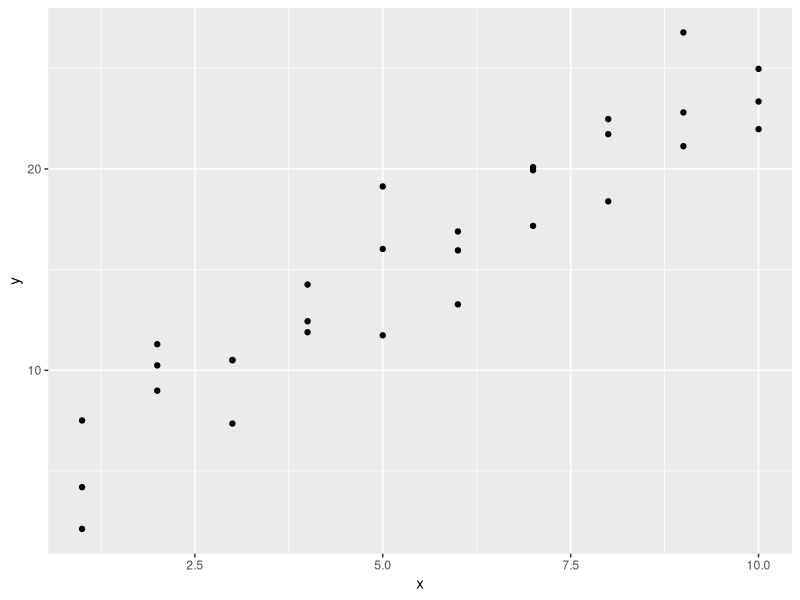
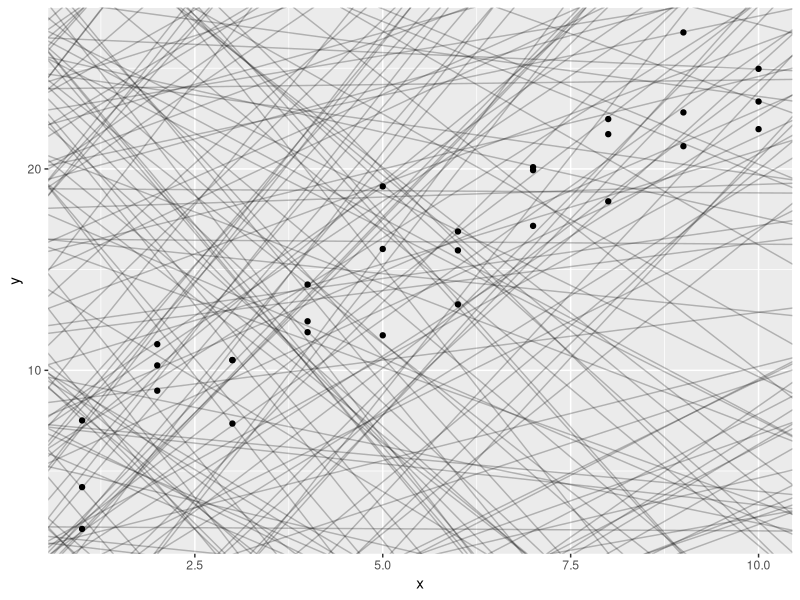
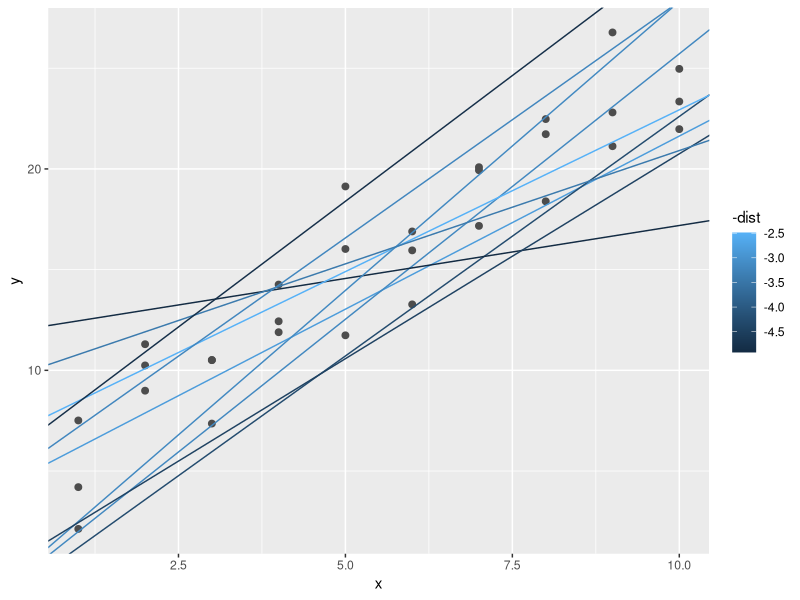
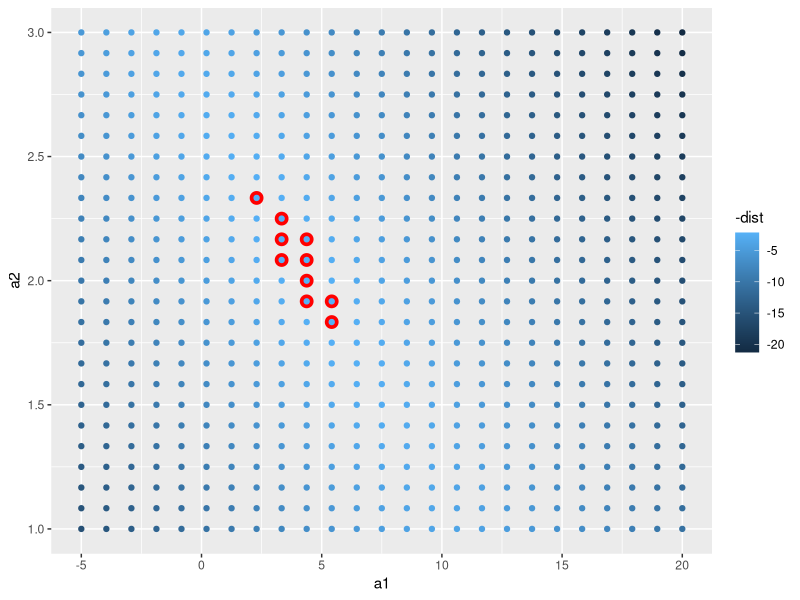
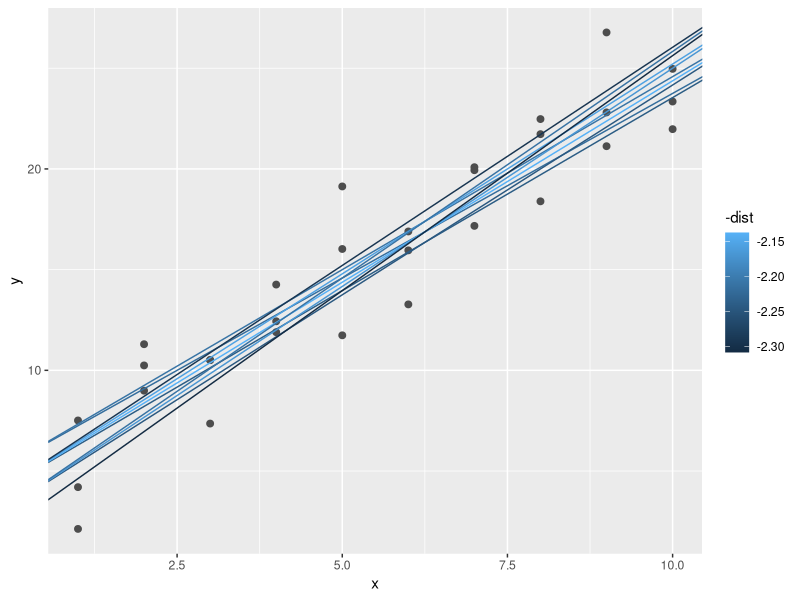
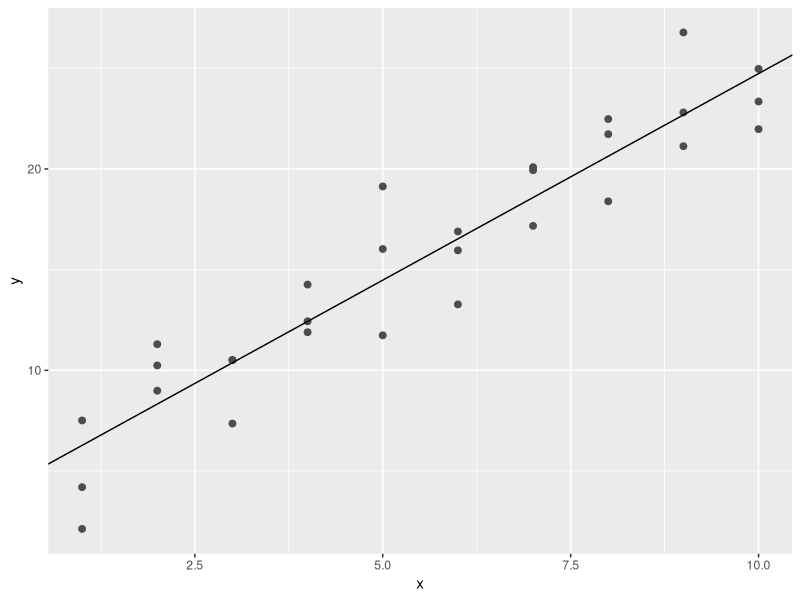
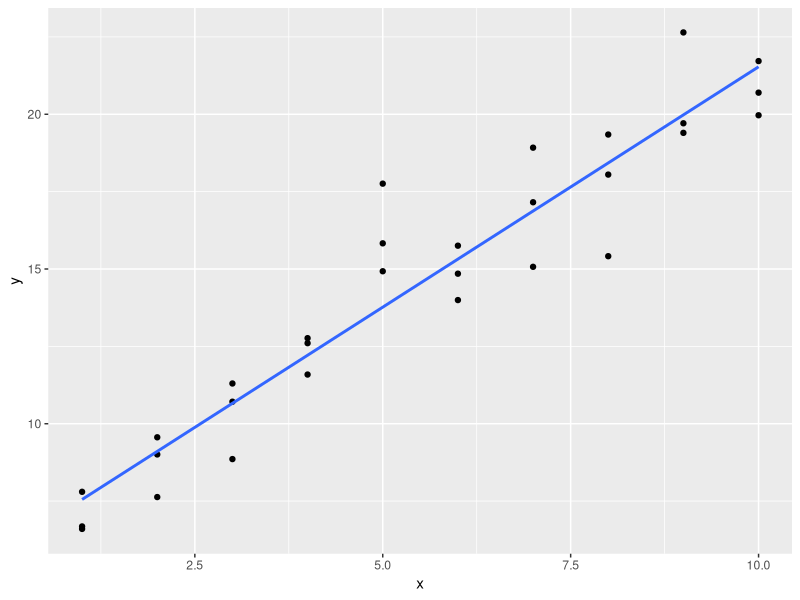
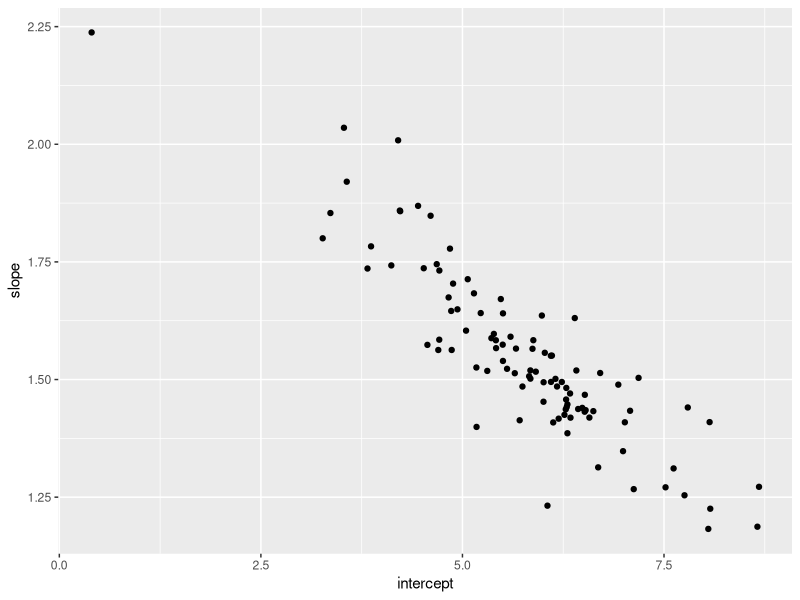

These figures' R source, in order: (Note: this script raises an error after producing the figures.)
## ---- chunk 1
library(tidyverse)
library(modelr)
options(na.action = na.warn)
## ---- chunk 2
ggplot(sim1, aes(x, y)) +
  geom_point()
## ---- chunk 3
models <- tibble(
  a1 = runif(250, -20, 40),
  a2 = runif(250, -5, 5)
)

ggplot(sim1, aes(x, y)) +
  geom_abline(aes(intercept = a1, slope = a2), data = models, alpha = 1/4) +
  geom_point()
## ---- chunk 4
model1 <- function(a, data) {
  a[1] + data$x * a[2]
}
model1(c(7, 1.5), sim1)
## ---- chunk 5
measure_distance <- function(mod, data) {
  diff <- data$y - model1(mod, data)
  sqrt(mean(diff ^ 2))
}
measure_distance(c(7, 1.5), sim1)
## ---- chunk 6
sim1_dist <- function(a1, a2) {
  measure_distance(c(a1, a2), sim1)
}

models <- models %>% 
  mutate(dist = purrr::map2_dbl(a1, a2, sim1_dist))
models
## ---- chunk 7
ggplot(sim1, aes(x, y)) + 
  geom_point(size = 2, colour = "grey30") + 
  geom_abline(
    aes(intercept = a1, slope = a2, colour = -dist), 
    data = filter(models, rank(dist) <= 10)
  )
## ---- chunk 8
grid <- expand.grid(
  a1 = seq(-5, 20, length = 25),
  a2 = seq(1, 3, length = 25)
  ) %>% 
  mutate(dist = purrr::map2_dbl(a1, a2, sim1_dist))

grid %>% 
  ggplot(aes(a1, a2)) +
  geom_point(data = filter(grid, rank(dist) <= 10), size = 4, colour = "red") +
  geom_point(aes(colour = -dist)) 
## ---- chunk 9
ggplot(sim1, aes(x, y)) + 
  geom_point(size = 2, colour = "grey30") + 
  geom_abline(
    aes(intercept = a1, slope = a2, colour = -dist), 
    data = filter(grid, rank(dist) <= 10)
  )
## ---- chunk 10
best <- optim(c(0, 0), measure_distance, data = sim1)
best$par

ggplot(sim1, aes(x, y)) + 
  geom_point(size = 2, colour = "grey30") + 
  geom_abline(intercept = best$par[1], slope = best$par[2])
## ---- chunk 11
sim1_mod <- lm(y ~ x, data = sim1)
coef(sim1_mod)
## ---- chunk 12
sim1a <- tibble(
  x = rep(1:10, each = 3),
  y = x * 1.5 + 6 + rt(length(x), df = 2)
)
## ---- chunk 13
lm(y ~ x, data = sim1a)
## ---- chunk 14
ggplot(sim1a, aes(x = x, y = y)) +
  geom_point() +
  geom_smooth(method = "lm", se = FALSE)
## ---- chunk 15
simt <- function(i) {
  tibble(
    x = rep(1:10, each = 3),
    y = x * 1.5 + 6 + rt(length(x), df = 2),
    .id = i
  )
}

lm_df <- function(.data) {
  mod <- lm(y ~ x, data = .data)
  beta <- coef(mod)
  tibble(intercept = beta[1], slope = beta[2])
}

sims <- map(1:100, simt) %>%
  map_df(lm_df)

ggplot(sims, aes(x = intercept, y = slope)) +
  geom_point()

## ---- chunk 16
measure_distance <- function(mod, data) {
  diff <- data$y - make_prediction(mod, data)
  mean(abs(diff))
}
## ---- chunk 17
simt <- function(i) {
  tibble(
    x = rep(1:10, each = 3),
    y = x * 1.5 + 6 + rt(length(x), df = 2),
    .id = i
  )
}

lm_df <- function(.data) {
  mod <- lm(y ~ x, data = .data)
  beta <- coef(mod)
  tibble(intercept = beta[1], slope = beta[2])
}

sims <- map(1:100, simt) %>%
  map_df(lm_df)

ggplot(sims, aes(x = intercept, y = slope)) +
  geom_point()

## ---- chunk 18
grid <- sim1 %>% data_grid(x)
grid
## ---- chunk 19
grid <- grid %>%
  add_predictions(sim1_mod)
grid
## ---- chunk 20
ggplot(sim1, aes(x)) +
  geom_point(aes(y = y)) +
  geom_line(aes(y = pred), data = grid, colour = "red", size = 1)
## ---- chunk 21
sim1 <- sim1 %>%
  add_residuals(sim1_mod)
sim1
ggplot(sim1, aes(resid)) +
  geom_freqpoly(binwidth = 0.5)
## ---- chunk 22
ggplot(sim1, aes(x, resid)) + 
  geom_ref_line(h = 0) +
  geom_point()
## ---- chunk 23
sim1_loess <- loess(y ~ x, data = sim1)
grid_loess <- sim1 %>%
  add_predictions(sim1_loess)

sim1 <- sim1 %>%
  add_residuals(sim1_loess, var = "resid_loess") %>%
  add_predictions(sim1_loess, var = "pred_loess")
  
## ---- chunk 24
plot_sim1_loess <- 
  ggplot(sim1, aes(x = x, y = y)) +
  geom_point() +
  geom_line(aes(x = x, y = pred), data = grid_loess, colour = "red")
plot_sim1_loess
## ---- chunk 25
plot_sim1_loess +
  geom_smooth(colour = "blue", se = FALSE, alpha = 0.20)
## ---- chunk 26
ggplot(sim1, aes(x = x)) +
  geom_ref_line(h = 0) +
  geom_point(aes(y = resid)) +
  geom_point(aes(y = resid_loess), colour = "red")

## ---- chunk 27
df <- tribble(
  ~y, ~x1, ~x2,
  4, 2, 5,
  5, 1, 6
)
## ---- chunk 28
model_matrix(df, y ~ x1)
## ---- chunk 29
model_matrix(df, y ~ x1 - 1)
## ---- chunk 30
df <- tribble(
  ~ sex, ~ response,
  "male", 1,
  "female", 2,
  "male", 1
)
model_matrix(df, response ~ sex)
## ---- chunk 31
ggplot(sim2) +
  geom_point(aes(x, y))
## ---- chunk 32
mod2 <- lm(y ~ x, data = sim2)
grid <- sim2 %>%
  data_grid(x) %>%
  add_predictions(mod2)
grid
## ---- chunk 33
tibble(x = "e") %>%
  add_predictions(mod2)
## ---- chunk 34
ggplot(sim3, aes(x1, y)) + 
  geom_point(aes(colour = x2))
## ---- chunk 35
mod1 <- lm(y ~ x1 + x2, data = sim3)
mod2 <- lm(y ~ x1 * x2, data = sim3)
## ---- chunk 36
grid <- sim3 %>% 
  data_grid(x1, x2) %>% 
  gather_predictions(mod1, mod2)
grid
## ---- chunk 37
ggplot(sim3, aes(x1, y, colour = x2)) + 
  geom_point() + 
  geom_line(data = grid, aes(y = pred)) + 
  facet_wrap(~ model)
## ---- chunk 38
sim3 <- sim3 %>% 
  gather_residuals(mod1, mod2)

ggplot(sim3, aes(x1, resid, colour = x2)) + 
  geom_point() + 
  facet_grid(model ~ x2)
## ---- chunk 39
mod1 <- lm(y ~ x1 + x2, data = sim4)
mod2 <- lm(y ~ x1 * x2, data = sim4)

grid <- sim4 %>% 
  data_grid(
    x1 = seq_range(x1, 5), 
    x2 = seq_range(x2, 5) 
  ) %>% 
  gather_predictions(mod1, mod2)
grid
## ---- chunk 40
ggplot(grid, aes(x1, x2)) +
  geom_tile(aes(fill = pred)) +
  facet_wrap(~ model)
## ---- chunk 41
ggplot(grid, aes(x1, pred, colour = x2, group = x2)) +
  geom_line() +
  facet_wrap(~ model)

ggplot(grid, aes(x2, pred, colour = x1, group = x1)) + 
  geom_line() +
  facet_wrap(~ model)
